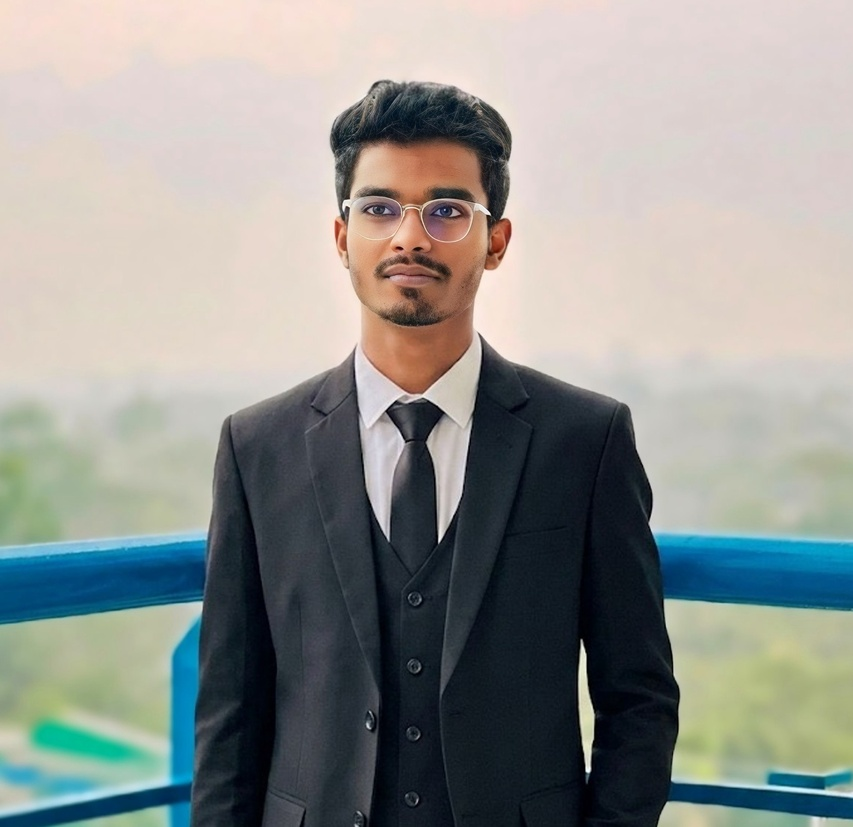
#> input picture backend/media/original/Myimage3.JPG, 853 x 827 px, shrunk from 2303 x 2231 before the run
$ python -i background.py   (imports and definitions only)
#> lines starting #> are read from the running program, lines starting #| are printed output that depends on the picture
#> further down, picture is the input picture: PIL image 853x827 RGB; mean R, G, B 145.4, 147.9, 143.9
import contextlib
import io
import importlib

import cv2
import numpy as np
from PIL import Image

_SESSION = None
_REMBG_LOADED = False
_REMBG_REMOVE = None
_REMBG_NEW_SESSION = None


# [33 lines left out: functions _load_rembg, _get_session, not called in this run]


def _remove_background_with_grabcut(input_image):
    rgb_image = np.array(input_image.convert("RGB"))
    height, width = rgb_image.shape[:2]
#> height = 827; width = 853

    if height < 10 or width < 10:
        return input_image.convert("RGBA")

    mask = np.zeros((height, width), np.uint8)
    bgd_model = np.zeros((1, 65), np.float64)
    fgd_model = np.zeros((1, 65), np.float64)

    margin_x = max(4, width // 15)
#> margin_x = 56
    margin_y = max(4, height // 15)
#> margin_y = 55
    rect_width = max(1, width - (2 * margin_x))
#> rect_width = 741
    rect_height = max(1, height - (2 * margin_y))
#> rect_height = 717

    if rect_width <= 1 or rect_height <= 1:
        return input_image.convert("RGBA")

    rect = (margin_x, margin_y, rect_width, rect_height)
#> rect = (56, 55, 741, 717)

    try:
        cv2.grabCut(rgb_image, mask, rect, bgd_model, fgd_model, 5, cv2.GC_INIT_WITH_RECT)
    except cv2.error:
        return input_image.convert("RGBA")

    foreground_mask = np.where(
        (mask == cv2.GC_FGD) | (mask == cv2.GC_PR_FGD),
        255,
        0,
    ).astype("uint8")

    if not np.any(foreground_mask):
        return input_image.convert("RGBA")

    kernel = np.ones((3, 3), np.uint8)
    foreground_mask = cv2.morphologyEx(foreground_mask, cv2.MORPH_OPEN, kernel, iterations=1)
    foreground_mask = cv2.GaussianBlur(foreground_mask, (5, 5), 0)

    rgba_image = np.dstack((rgb_image, foreground_mask))
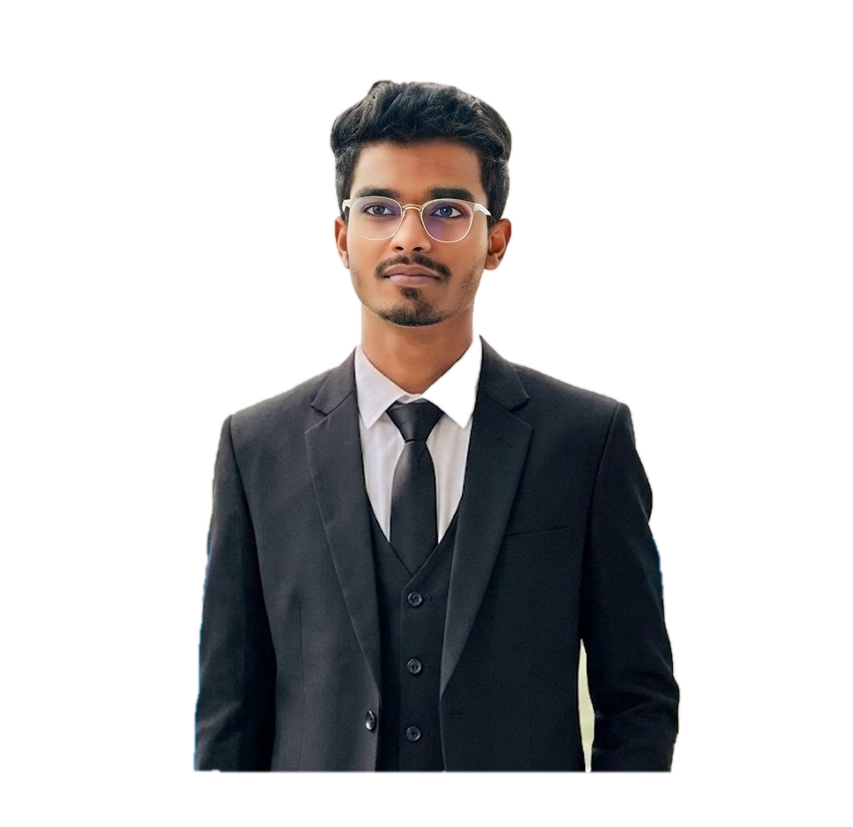
#> rgba_image: shape (827, 853, 4); mean R, G, B, A 145.4, 147.9, 143.9, 78.8; transparent parts drawn white
    return Image.fromarray(rgba_image, "RGBA")


# [26 lines left out: function remove_background, not called in this run]

>>> from PIL import Image
>>> picture = Image.open('../../media/original/Myimage3.JPG')
>>> result = _remove_background_with_grabcut(picture)

$ run again, on backend/media/original/Picsart_26-04-23_01-56-11-797.png
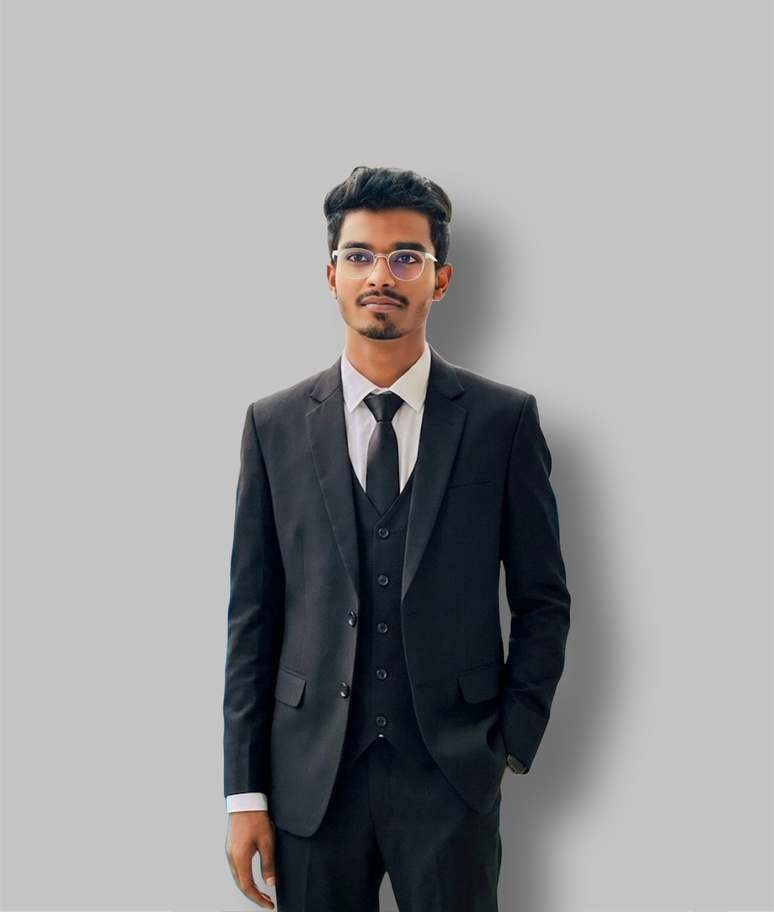
#> input picture backend/media/original/Picsart_26-04-23_01-56-11-797.png, 774 x 912 px, shrunk from 2731 x 3217 before the run
#> picture is the input picture: PIL image 774x912 RGBA; mean R, G, B, A 152.9, 153.1, 154.2, 254.9
#> in _remove_background_with_grabcut, `rgba_image = np.dstack((rgb_image, foreground_mask))`:
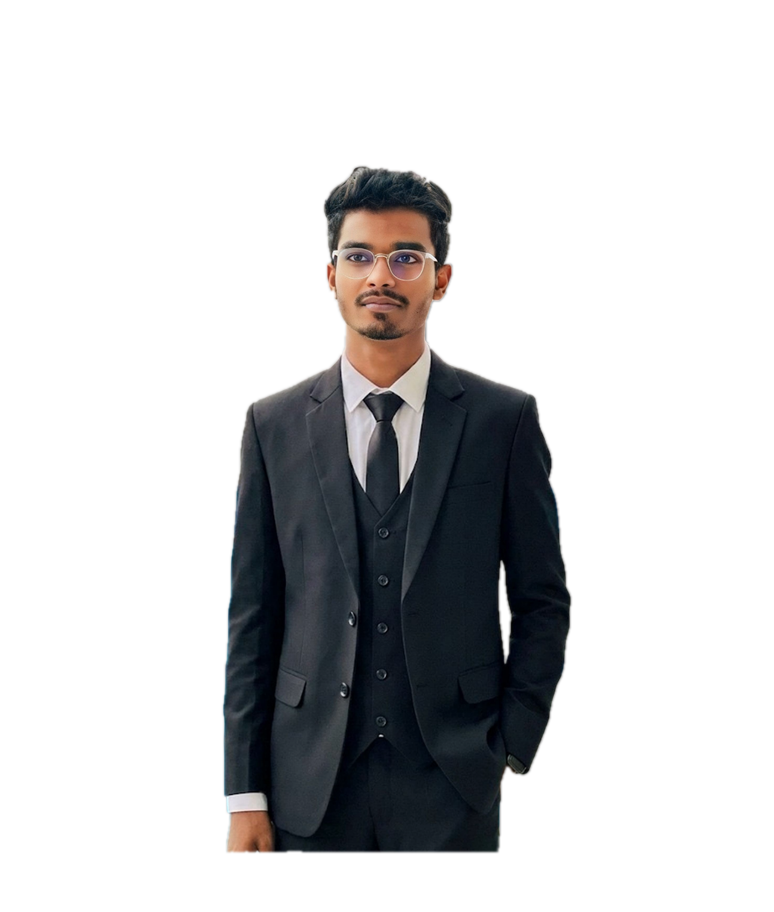
#> rgba_image: shape (912, 774, 4); mean R, G, B, A 152.9, 153.1, 154.2, 61.1; transparent parts drawn white
